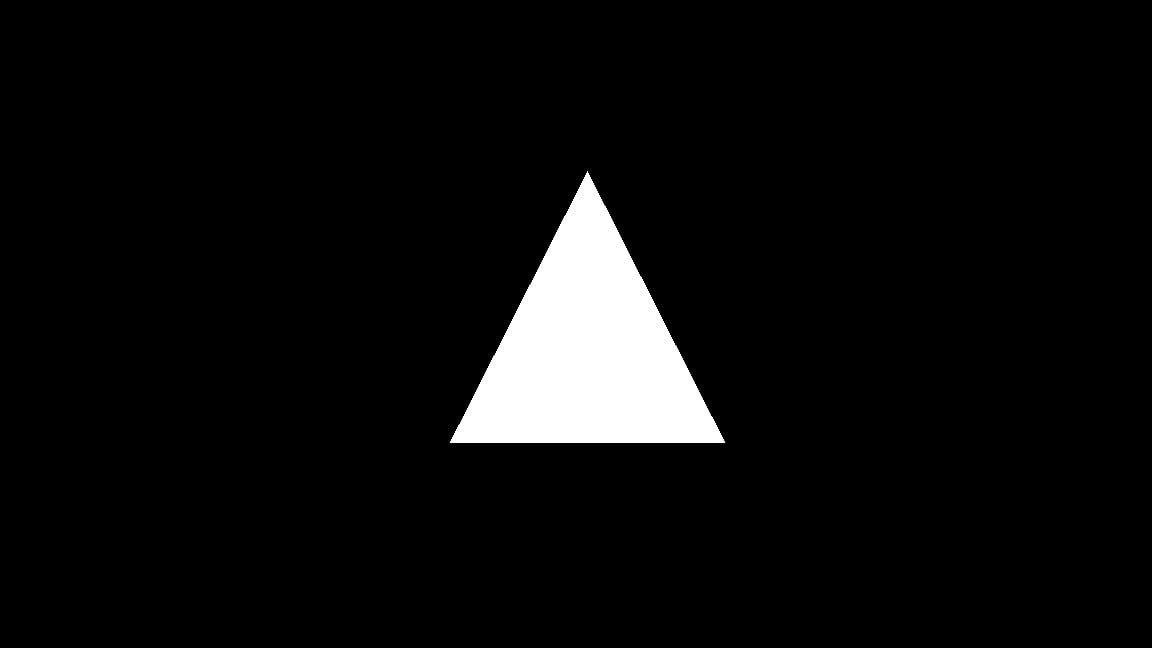
#> input picture Image/rectangle.jpg, 1152 x 648 px, found by its file name
$ jupyter execute Morphilogy.ipynb
#> lines starting #> are read from the running program, lines starting #| are printed output that depends on the picture
[cell 1]
import cv2
import numpy as np
import matplotlib.pyplot as plt

[cell 2]
image_path = r'D:\py\Digital_Image_Processing\Image\rectangle.jpg'
I = cv2.imread(image_path, cv2.IMREAD_GRAYSCALE)
#> I is the input picture: shape (648, 1152); min 0, max 255, mean 12.8

[cell 3]
kernel_a = cv2.getStructuringElement(cv2.MORPH_ELLIPSE, (5, 5))

kernel_b = np.ones((5, 5), np.uint8)

I_erosion = cv2.erode(I, kernel_b, iterations=10)
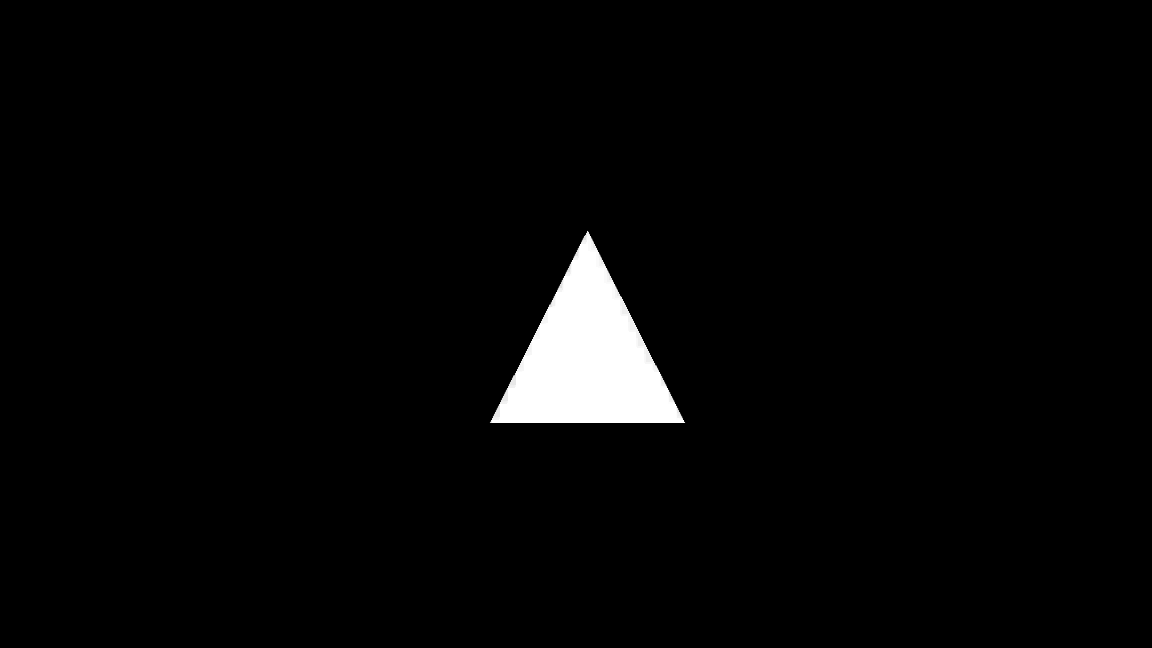
#> I_erosion: shape (648, 1152); min 0, max 255, mean 6.4
I_dilation = cv2.dilate(I, kernel_b, iterations=10)
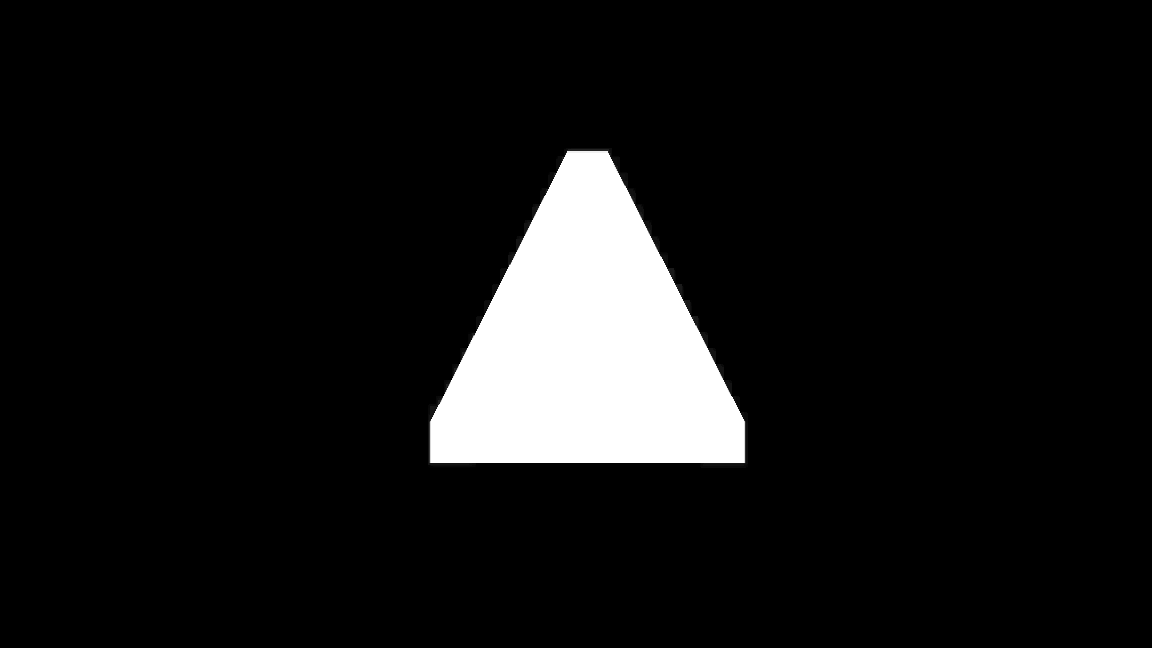
#> I_dilation: shape (648, 1152); min 0, max 255, mean 20.9

plt.figure(figsize=(10, 12))
plt.subplot(1, 3, 1)
plt.imshow(I, cmap='gray')
plt.title('Original Image')
plt.axis('off')

plt.subplot(1, 3, 2)
plt.imshow(I_erosion, cmap='gray')
plt.title('Erosion Image')
plt.axis('off')


plt.subplot(1, 3, 3)
plt.imshow(I_dilation, cmap='gray')
plt.title('Dilation Image')
plt.axis('off')
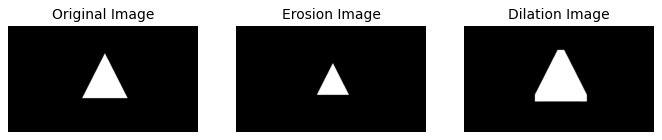
#> figure drawn by matplotlib, 3 panels

[cell 4]
cv2opening = cv2.morphologyEx(I, cv2.MORPH_OPEN, kernel_b, iterations=10)
cv2closing = cv2.morphologyEx(I, cv2.MORPH_CLOSE, kernel_b, iterations=10)


plt.figure(figsize=(10, 12))
plt.subplot(1, 3, 1)
plt.imshow(I, cmap='gray')
plt.title('Original Image')
plt.axis('off')

plt.subplot(1, 3, 2)
plt.imshow(cv2opening, cmap='gray')
plt.title('Openning Image')
plt.axis('off')


plt.subplot(1, 3, 3)
plt.imshow(cv2closing, cmap='gray')
plt.title('Closing Image')
plt.axis('off')
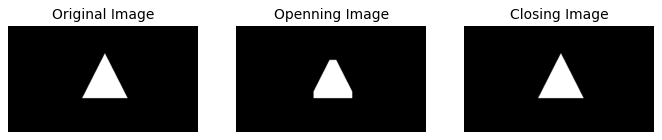
#> figure drawn by matplotlib, 3 panels

## Fill in the space inside the disks without changing the exterior boundaries of the disk

[cell 5]
path =  r'D:\py\Digital_Image_Processing\Image\circles.png'
I2 = cv2.imread(path, cv2.IMREAD_GRAYSCALE)
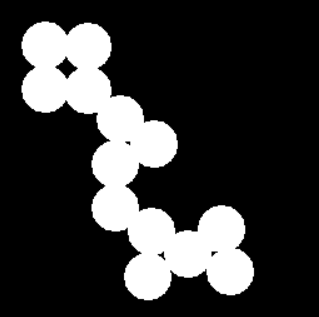
#> input picture Image/circles.png, 319 x 317 px, found by its file name
#> I2 is the input picture: shape (317, 319); min 0, max 255, mean 55.7

[cell 6]
I2_dilation = cv2.dilate(I2, kernel_a, iterations=4)
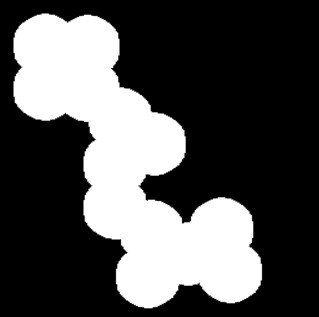
#> I2_dilation: shape (317, 319); min 0, max 255, mean 80.2
I2_erosion = cv2.erode(I2_dilation, kernel_a, iterations=4)
I2_erosion = cv2.erode(I2_erosion, kernel_a, iterations=4)
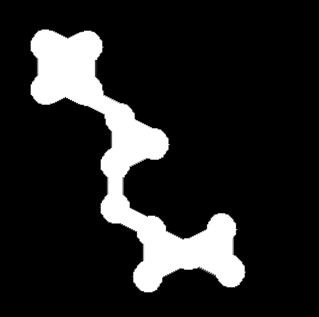
#> I2_erosion: shape (317, 319); min 0, max 255, mean 36.5


result = I2_erosion | I2

plt.figure(figsize=(10, 12))
plt.subplot(1, 3, 1)
plt.imshow(I2, cmap='gray')
plt.title('Original Image')
plt.axis('off')

plt.subplot(1, 3, 2)
plt.imshow(I2_erosion, cmap='gray')
plt.title(' Image')
plt.axis('off')


plt.subplot(1, 3, 3)
plt.imshow(result, cmap='gray')
plt.title('Result Image')
plt.axis('off')
